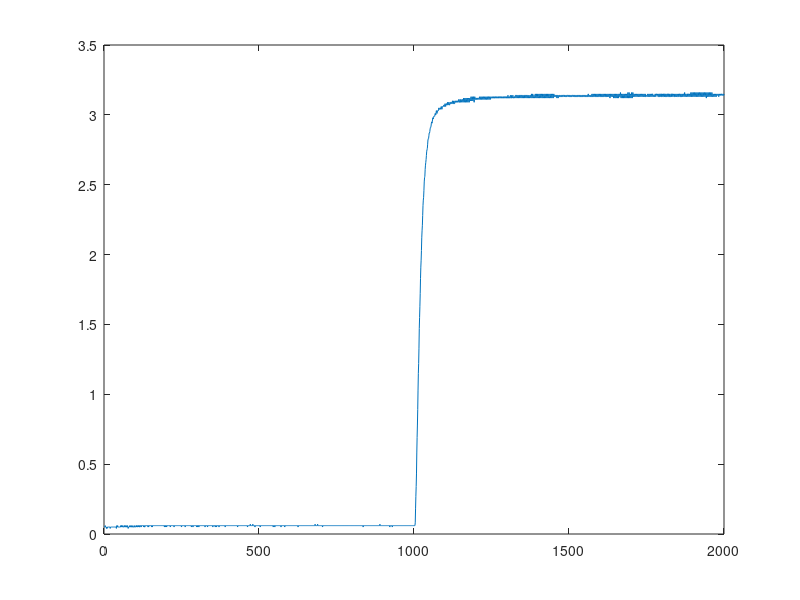

The MATLAB script that drew this image:
%% Open a file and plot

a = csvread('data/fig_g_1.csv');
x = linspace(1, 2000, 2000);
plot(x, a);

%b = mean(a);
%plot(x, b);

%% Perform a linear regression

%p = polyfit(x, b, 1);
%hold on;
%y = p(1)*x + p(2);
%plot(x, y);